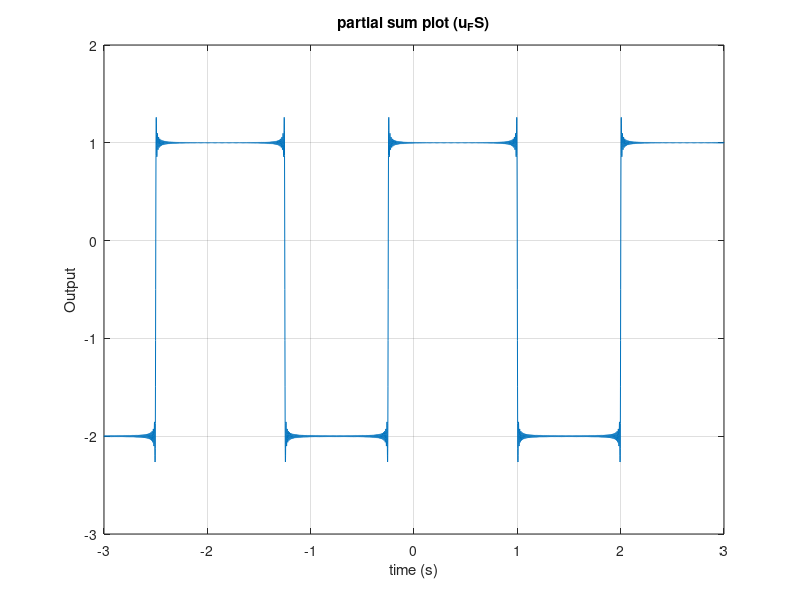

This figure's MATLAB source:
%% Homework 7
%% Adela Reyes 
clear, clc;

%% Problem 1

% Part 2 

T = 2.25;
c0 = -0.75;
w0 = (2*pi) / T;
t = -3:0.001:3;
k = -200:1:200;
u = c0 / T *ones(size(t)); 
w = k * w0;
j = 1i;

c_k = ((3 ./ (-j*k*w0)) .* exp(j*k*w0*0.25) .* (exp(-j*k*w0*1.25)- 1));
c_k(201) = c0;

u_FS = zeros(size(t));

for i = 1:length(w)
    u_FS = u_FS + (1/T)*(c_k(i)*exp(j*w(i)*t));
end

figure(1);
plot(t, real(u_FS));
grid on;
title('partial sum plot (u_FS)');
xlabel('time (s)');
ylabel('Output');
